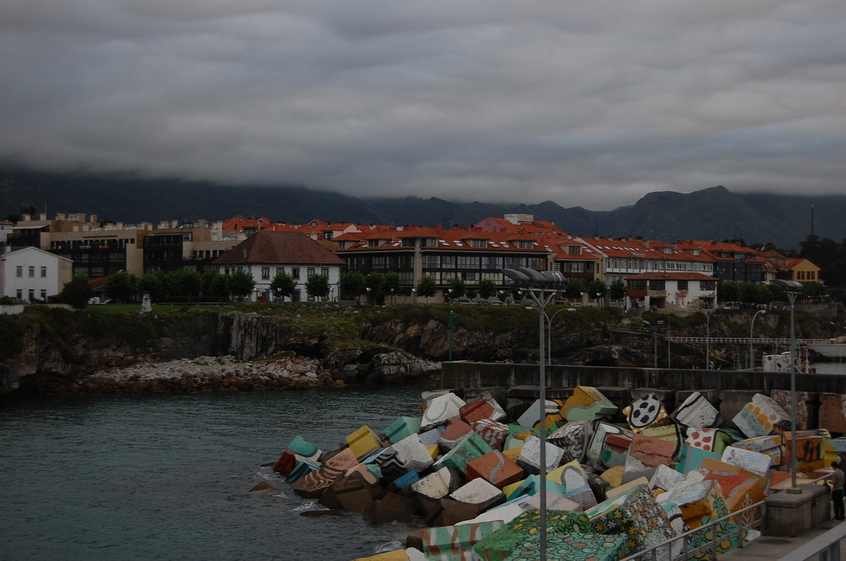
%> input picture M4W2_v2/Data/llanes/llanes_a.jpg, 846 x 561 px
$ octave lab2.m   (GNU Octave 9; MATLAB toolbox functions it lacks are replaced by stand-ins)
%> lines starting %> are read from the running program, lines starting %| are printed output that depends on the picture
%%%%%%%%%%%%%%%%%%%%%%%%%%%%%%%%%%%%%%%%%%%%%%%%%%%%%%%%%%%%%%%%%%%%%%%%%%%
% Lab 2: Image mosaics

addpath('sift');

%%%%%%%%%%%%%%%%%%%%%%%%%%%%%%%%%%%%%%%%%%%%%%%%%%%%%%%%%%%%%%%%%%%%%%%%%%%
%% 1. Compute image correspondences

%% Open images

imargb = imread('Data/llanes/llanes_a.jpg');
%> imargb is the input picture: size 561x846x3 uint8; mean R, G, B 77.7, 77.5, 76.8
imbrgb = imread('Data/llanes/llanes_b.jpg');
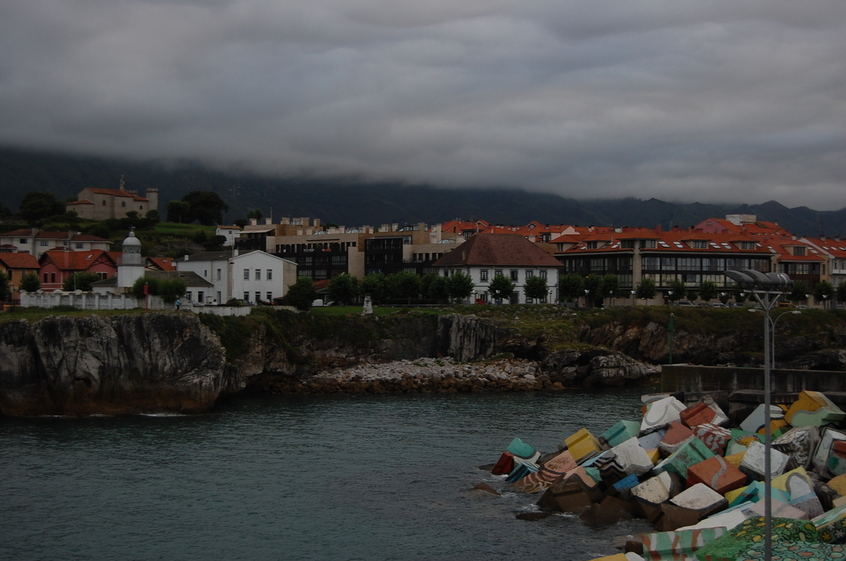
%> input picture M4W2_v2/Data/llanes/llanes_b.jpg, 846 x 561 px
%> imbrgb is the input picture: size 561x846x3 uint8; mean R, G, B 72.4, 73.2, 73.1
imcrgb = imread('Data/llanes/llanes_c.jpg');
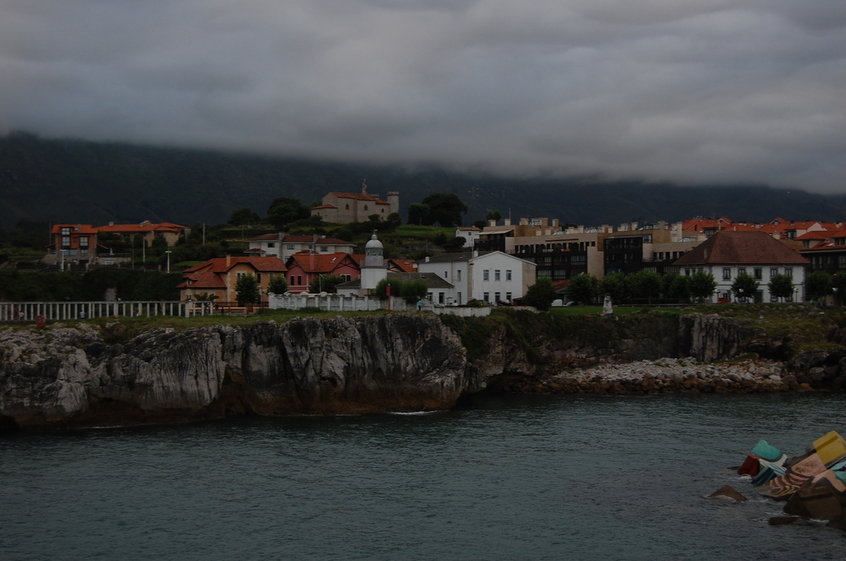
%> input picture M4W2_v2/Data/llanes/llanes_c.jpg, 846 x 561 px
%> imcrgb is the input picture: size 561x846x3 uint8; mean R, G, B 66.1, 68.1, 68.9

% [7 lines of commented-out code are left out]

ima = sum(double(imargb), 3) / 3 / 255;
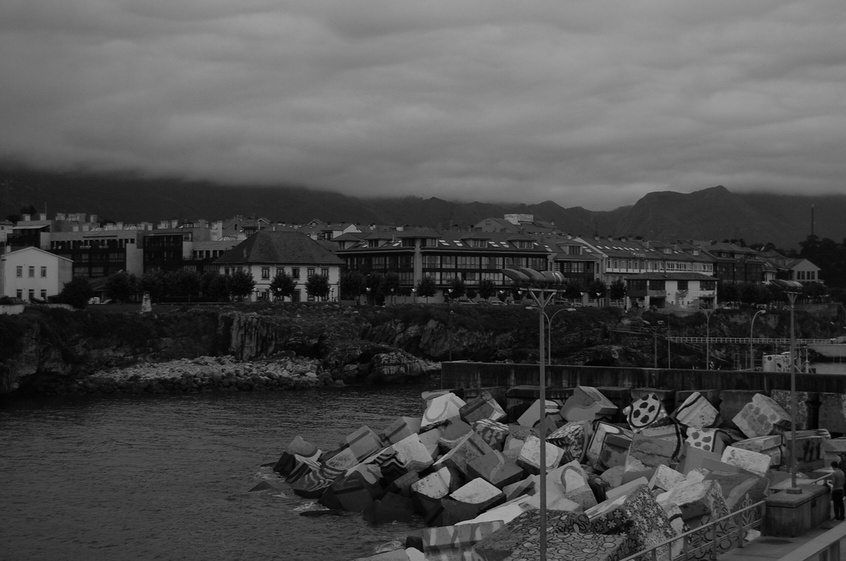
%> ima: size 561x846 double; min 0, max 0.757, mean 0.303
imb = sum(double(imbrgb), 3) / 3 / 255;
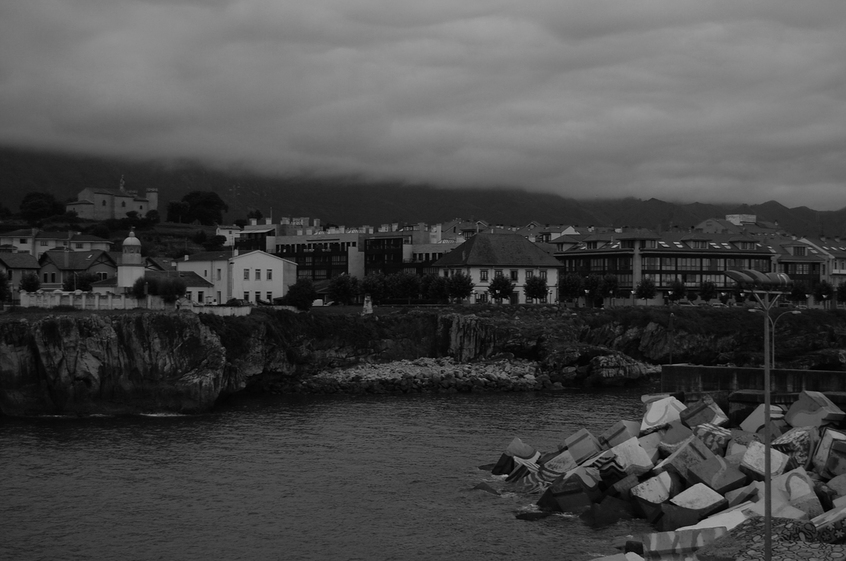
%> imb: size 561x846 double; min 0, max 0.716, mean 0.286
imc = sum(double(imcrgb), 3) / 3 / 255;

% [6 lines of commented-out code are left out]

%% Compute SIFT keypoints
%> (the run ends here)
